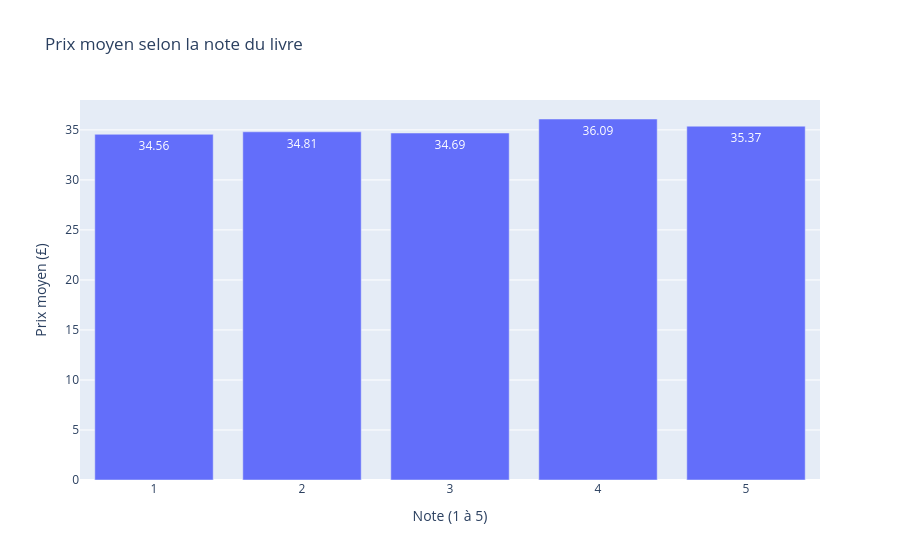
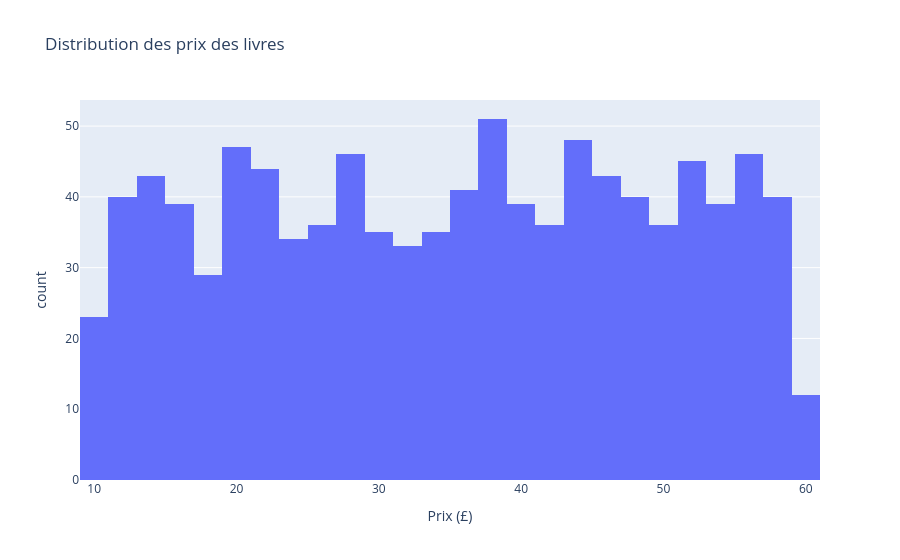

Notebook source saved alongside these figures, in order:
### Code cell
# ============================================================
# ÉTAPE 7 — ANALYSE SQL + VISUALISATION (depuis SQLite)
# ============================================================

import plotly.express as px

# --- Requête 1 : prix et nombre de livres par note ---
q1 = pd.read_sql("""
    SELECT note,
           COUNT(*)              AS nb_livres,
           ROUND(AVG(prix), 2)   AS prix_moyen,
           MIN(prix)             AS prix_min,
           MAX(prix)             AS prix_max
    FROM livres
    GROUP BY note
    ORDER BY note
""", connexion)
print(" Prix par note :\n")
print(q1)

# --- Requête 2 : tranches de prix avec CASE WHEN ---
q2 = pd.read_sql("""
    SELECT CASE WHEN prix < 20 THEN '1. Moins de 20 £'
                WHEN prix < 40 THEN '2. De 20 à 40 £'
                ELSE '3. 40 £ et plus' END   AS tranche_prix,
           COUNT(*)                          AS nb_livres,
           ROUND(AVG(note), 2)               AS note_moyenne
    FROM livres
    GROUP BY tranche_prix
    ORDER BY tranche_prix
""", connexion)
print("\n Livres par tranche de prix :\n")
print(q2)

# --- Requête 3 : les 5 livres les plus chers parmi les 5 étoiles ---
q3 = pd.read_sql("""
    SELECT titre, prix
    FROM livres
    WHERE note = 5
    ORDER BY prix DESC
    LIMIT 5
""", connexion)
print("\n Top 5 des livres 5 étoiles les plus chers :\n")
print(q3)

# --- Graphique 1 : prix moyen par note ---
fig1 = px.bar(q1, x="note", y="prix_moyen",
              title="Prix moyen selon la note du livre",
              labels={"note": "Note (1 à 5)", "prix_moyen": "Prix moyen (£)"},
              text="prix_moyen")
fig1.show()

# --- Graphique 2 : distribution des prix ---
prix_data = pd.read_sql("SELECT prix FROM livres", connexion)
fig2 = px.histogram(prix_data, x="prix", nbins=25,
                    title="Distribution des prix des livres",
                    labels={"prix": "Prix (£)"})
fig2.show()

### Figure 1 — Plotly figure (JSON) as saved in the notebook; plotly's stock layout.template omitted (floating-point values rounded to 4 significant figures)
{"data": [{"hovertemplate": "Note (1 à 5)=%{x}<br>Prix moyen (£)=%{text}<extra></extra>", "legendgroup": "", "marker": {"color": "#636efa", "pattern": {"shape": ""}}, "name": "", "orientation": "v", "showlegend": false, "text": [34.56, 34.81, 34.69, 36.09, 35.37], "textposition": "auto", "type": "bar", "x": [1, 2, 3, 4, 5], "xaxis": "x", "y": [34.56, 34.81, 34.69, 36.09, 35.37], "yaxis": "y"}], "layout": {"barmode": "relative", "legend": {"tracegroupgap": 0}, "title": {"text": "Prix moyen selon la note du livre"}, "xaxis": {"anchor": "y", "domain": [0, 1], "title": {"text": "Note (1 à 5)"}}, "yaxis": {"anchor": "x", "domain": [0, 1], "title": {"text": "Prix moyen (£)"}}}}

### Figure 2 — Plotly figure (JSON) as saved in the notebook; plotly's stock layout.template omitted (floating-point values rounded to 4 significant figures; data arrays with more than 128 entries replaced by an {"elided": "..."} marker saying what was removed)
{"data": [{"bingroup": "x", "hovertemplate": "Prix (£)=%{x}<br>count=%{y}<extra></extra>", "legendgroup": "", "marker": {"color": "#636efa", "pattern": {"shape": ""}}, "name": "", "nbinsx": 25, "orientation": "v", "showlegend": false, "type": "histogram", "x": {"elided": "1000 float values"}, "xaxis": "x", "yaxis": "y"}], "layout": {"barmode": "relative", "legend": {"tracegroupgap": 0}, "title": {"text": "Distribution des prix des livres"}, "xaxis": {"anchor": "y", "domain": [0, 1], "title": {"text": "Prix (£)"}}, "yaxis": {"anchor": "x", "domain": [0, 1], "title": {"text": "count"}}}}
